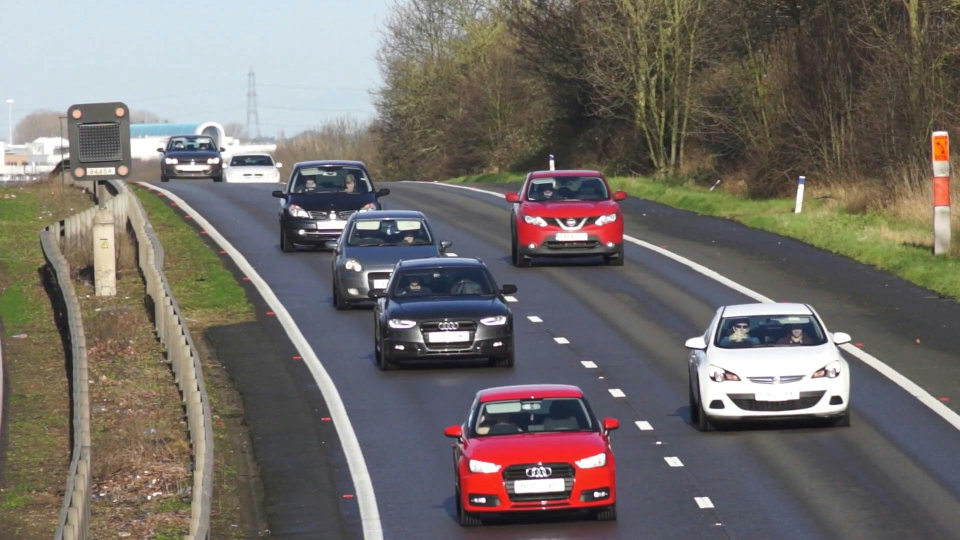
#> input picture OpenCV/2.jpg, 1920 x 1080 px, found by its file name (shown at 1/2 size)
$ python cv_3.py
#> lines starting #> are read from the running program, lines starting #| are printed output that depends on the picture
import cv2

img =cv2.imread('F:/Study/Python/OpenCV/2.jpg' , 1)
#> img is the input picture: shape (1080, 1920, 3); mean B, G, R 105.3, 109.7, 115.3

h = 400
w= 450
dim = (w,h)

resize = cv2.resize(img,dim)
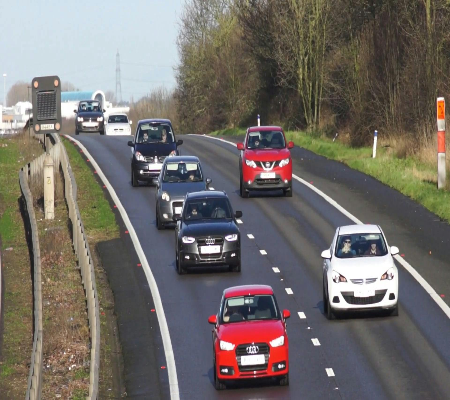
#> resize: shape (400, 450, 3); mean B, G, R 105.2, 109.6, 115.2

cv2.imshow("resized" , resize)

flip = cv2.flip(resize,-1)
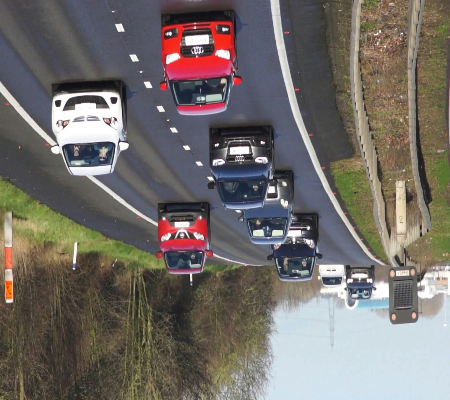
#> flip: shape (400, 450, 3); mean B, G, R 105.2, 109.6, 115.2

cv2.imshow("Flipped" , flip)
print(flip.size , "<--flipped size , originals size-->", resize.size)
#| 540000 <--flipped size , originals size--> 540000
cv2.waitKey(0)
cv2.destroyAllWindows()
